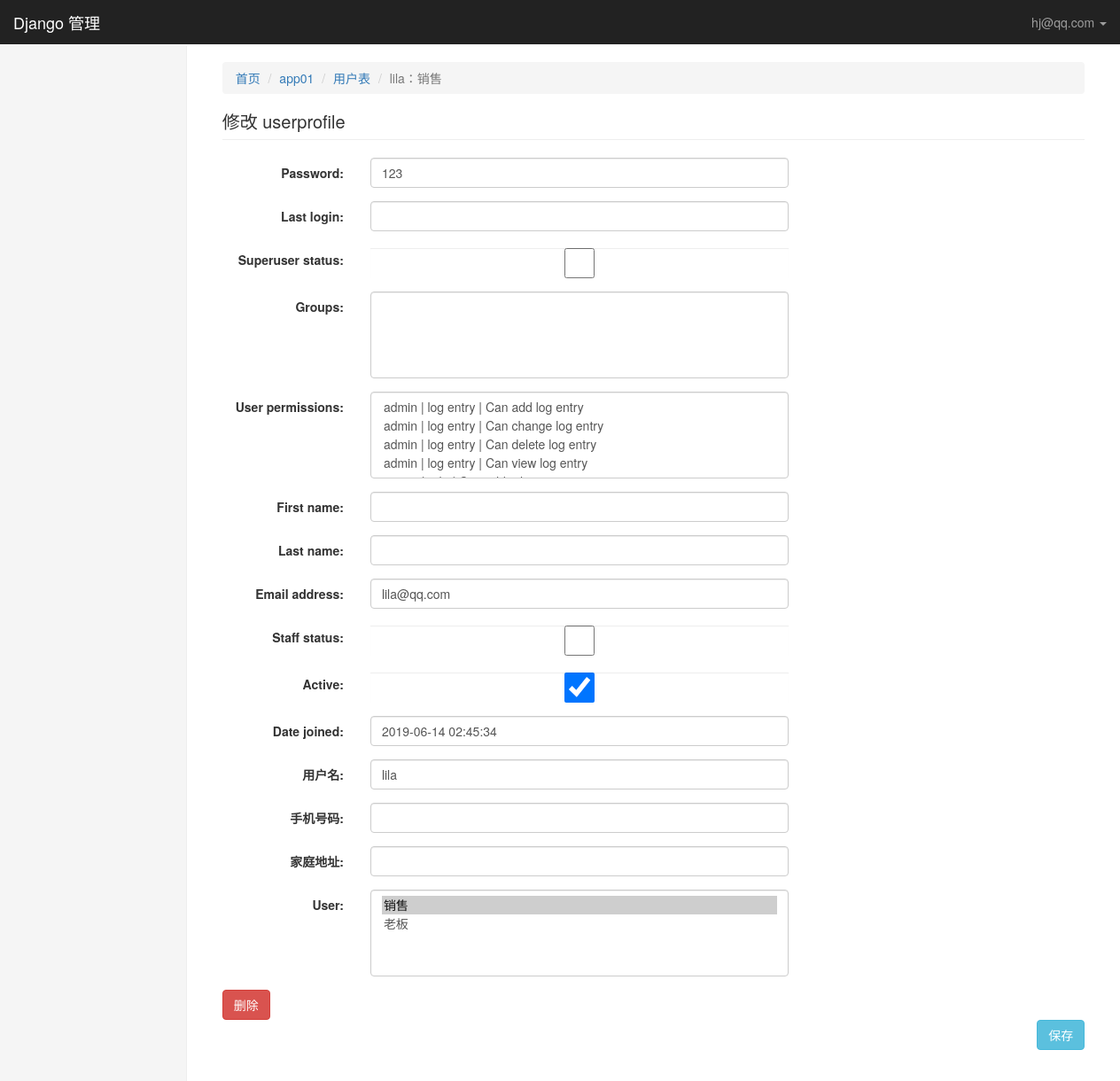
Screenshot of /kingadmin/app01/userprofile/3/change/ (signed in) with the database file from the repository.
### app01/models.py (models this page shows)
class UserProfile(AbstractUser):
    username = models.CharField(max_length=64, verbose_name='用户名', unique=True)
    phone = models.CharField(max_length=11, verbose_name='手机号码', null=True, blank=True)
    addr = models.CharField(max_length=128, verbose_name='家庭地址', null=True , blank=True)
    user = models.ManyToManyField("Role", blank=True)
    class Meta:
        verbose_name_plural = '用户表'
    def __str__(self):
        return '%s：%s' % (self.username, self.user.all()[0].name, )

class Role(models.Model):
    name = models.CharField(max_length=64, verbose_name='角色名字', unique=True)
    class Meta:
        verbose_name_plural = '角色表'
    def __str__(self):
        return self.name

### kingadmin/my_primission/permissions.py (the view)
    def inner(*args, **kwargs):     # args: (<WSGIRequest: GET '/kingadmin/app/role/'>, 'app', 'role') {}
        if not perm_check(*args, **kwargs):
            request = args[0]           # <WSGIRequest: GET '/kingadmin/app/userprofile/'>
            return render(request, 'page_403.html')
        return func(*args, **kwargs)

### kingadmin/my_primission/permissions.py (called while the page is built)
def check_permission(func):         # table_obj_list = check_permission(table_obj_list)
    def inner(*args, **kwargs):     # args: (<WSGIRequest: GET '/kingadmin/app/role/'>, 'app', 'role') {}
        if not perm_check(*args, **kwargs):
            request = args[0]           # <WSGIRequest: GET '/kingadmin/app/userprofile/'>
            return render(request, 'page_403.html')
        return func(*args, **kwargs)
    return inner

### kingadmin/templatetags/kingadmin_tags.py (called while the page is built)
@register.simple_tag
def get_model_verbose_name(admin_class):
    name = admin_class.model._meta.verbose_name_plural
    return name

### kingadmin/views.py (called while the page is built)
@permissions.check_permission
@login_required
def table_obj_change(request, app_name, model_name, pk):
    admin_class = site.enabled_admins[app_name][model_name]
    model_form = form_handle.create_dynamic_model_form(admin_class)
    obj = admin_class.model.objects.get(id=pk)
    if request.method == 'GET':
        form_obj = model_form(instance=obj)
    elif request.method == 'POST':
        form_obj = model_form(instance=obj, data=request.POST)
        if form_obj.is_valid():
            form_obj.save()
            return redirect('/kingadmin/%s/%s' % (app_name, model_name))
    return render(request, 'table_obj_change.html', locals())

### kingadmin/templates/table_obj_change.html
{% extends 'include/index.html' %}
{% load kingadmin_tags %}
{% block right-content %}
    <ol class="breadcrumb">
        <li><a href="/kingadmin">首页</a></li>
        <li><a href="/kingadmin/{{ app_name }}/">{{ app_name }}</a></li>
        <li><a href="/kingadmin/{{ app_name }}/{{ model_name }}">{% get_model_verbose_name admin_class %}</a></li>
        <li class="active">{{ form_obj.instance }}</li>
    </ol>
    {% block h2 %}
        <h2 class="page-header" style="font-size: 20px">修改 {{ model_name }}</h2>
    {% endblock %}
    {% include 'kingadmin_base.html' %}
{% endblock %}

### kingadmin/templates/include/index.html (shortened to what this page needs)
{% extends 'include/base.html' %}
{% block body %}
    <nav class="navbar navbar-inverse navbar-fixed-top">
        <div class="container-fluid">
            <div class="navbar-header">
                <a class="navbar-brand" href="#">{% block title %}Django 管理{% endblock %}</a>
            </div>
            <div id="navbar" class="navbar-collapse collapse">
                <ul class="nav navbar-nav navbar-right">
                    <li class="dropdown ">
                        <a href="#" class="dropdown-toggle" data-toggle="dropdown"
                           role="button">{{ request.user.email }}
                            <span class="caret"></span></a>
                    </li>
                </ul>
            </div>
        </div>
    </nav>
    <div class="container-fluid">
        <div class="row">
            <div class="col-sm-3 col-md-2 sidebar">
            </div>
            <div class="col-sm-9 col-sm-offset-3 col-md-10 col-md-offset-2 main">
                {% block right-content %}{% endblock %}
            </div>
        </div>
    </div>
{% endblock %}

### kingadmin/templates/include/base.html (shortened to what this page needs)
{% load  static %}
<!DOCTYPE html>
<html lang="en">
<head>
    <link href="{% static 'css/bootstrap.css' %}" rel="stylesheet">
    <link href="{% static 'css/dashboard.css' %}" rel="stylesheet">
</head>
<body>
    {% block body %}
    {% endblock %}
</body>
</html>

### kingadmin/templates/kingadmin_base.html (shortened to what this page needs)
{% load kingadmin_tags %}
<form class="form-horizontal" method="post" novalidate onsubmit="VerificationBeforeFormSubmit()">
    {% for field in form_obj %}
        <div class="form-group">
            <label class="col-sm-2 control-label">{{ field.label_tag }}</label>
            <div class="col-sm-6">
                {% if field.name in admin_class.filter_horizontal %}
                    <div class="col-lg-6">
                        <h4 class="text-center" style="background: #f8f8f8; border: 1px solid #ccc;">
                            可用 {{ field.name }}</h4>
                        <input type="search" class="form-control" oninput="FuzzSearch(this)">
                        <select multiple class="form-control" id="id_{{ field.name }}_from">
                            {% get_available_m2m_data field.name form_obj admin_class as available_m2m_data %}
                            {% for obj in available_m2m_data %}
                                <option value="{{ obj.id }}"
                                        ondblclick="MoveSelectedOption(this, 'id_{{ field.name }}_to')">
                                    {{ obj }}</option>
                            {% endfor %}
                        </select>
                        <p class="text-center" style="margin-top: 10px">
                            <a onclick="MoveAllOptions('id_{{ field.name }}_from', 'id_{{ field.name }}_to')" style="cursor: pointer;">全选</a>
                        </p>
                    </div>
                    <div class="col-lg-6">
                        <h4 class="text-center" style="background: #f8f8f8; border: 1px solid #ccc;">
                            选中的 {{ field.name }}</h4>
                        <select multiple class="form-control" id="id_{{ field.name }}_to" tag="selected_m2m"
                                name="{{ field.name }}">
                            {% get_selected_m2m_data field.name form_obj admin_class as selected_m2m_data %}
                            {% for obj in selected_m2m_data %}
                                <option value="{{ obj.id }}"
                                        ondblclick="MoveSelectedOption(this, 'id_{{ field.name }}_from')">
                                    {{ obj }}</option>
                            {% endfor %}
                        </select>
                        <p class="text-center" style="margin-top: 10px">
                            <a onclick="MoveAllOptions('id_{{ field.name }}_to', 'id_{{ field.name }}_from')" style="cursor: pointer;">删除全部</a>
                        </p>
                    </div>
                {% else %}
                    {{ field }}
                {% endif %}
            </div>
        </div>
    {% endfor %}
    <div class="form-group">
        <div class="col-sm-2">
            <a class="btn btn-danger" href="/kingadmin/{{ app_name }}/{{ model_name }}/{{ form_obj.instance.id }}/delete/">删除</a>
        </div>
        <div class="col-sm-offset-11 col-sm-2">
            <button type="submit" class="btn btn-info">保存</button>
        </div>
    </div>
</form>

### kingadmin/static/css/dashboard.css (style rules this page uses)
body { padding-top: 50px; }
.navbar-fixed-top { border: 0; }
.sidebar { display: none; }
@media (min-width: 768px) { .sidebar { position: fixed; top: 51px; bottom: 0; left: 0; z-index: 1000; display: block; padding: 20px; overflow-x: hidden; overflow-y: auto; background-color: #f5f5f5; border-right: 1px solid #eee; } }
.main { padding: 20px; }
@media (min-width: 768px) { .main { padding-right: 40px; padding-left: 40px; } }
.main .page-header { margin-top: 0; }

### rows the page displays
UserProfile: user.email "hj@qq.com"
UserProfile: instance "lila：销售", form_obj "123" "lila@qq.com" "☑" "2019-06-14 02:45:34" "lila"

### other values shown
{{ app_name }} "app01"
{{ model_name }} "userprofile"
{{ field.label_tag }} "Password:" "Last login:" "Superuser status:" "Groups:" "User permissions:" "First name:" "Last name:" "Email address:" "Staff status:" "Active:" "Date joined:" "用户名:" "手机号码:" "家庭地址:" "User:"
